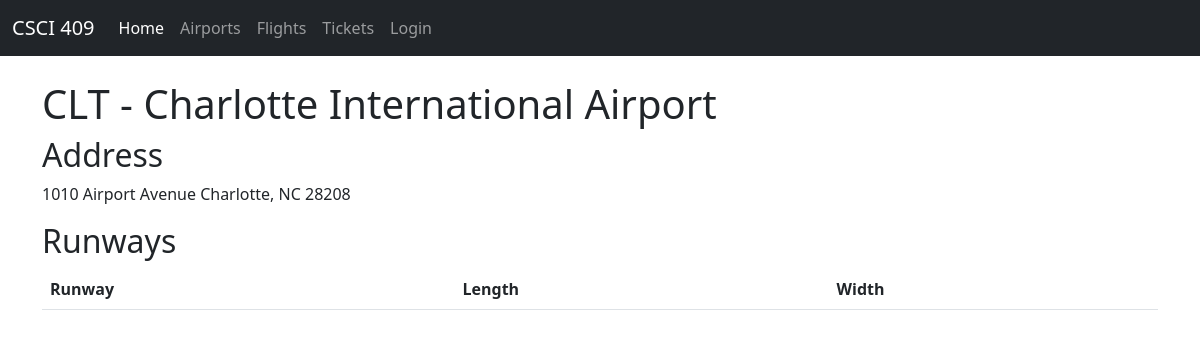
Page /airports/CLT on the committed database.
### airports/models.py (models this page shows)
class Airport(models.Model):
    name = models.CharField(max_length=255)
    airport_code = models.CharField(max_length=3)
    address = models.CharField(max_length=255)
    city = models.CharField(max_length=255)
    state = models.CharField(max_length=2)
    zipcode = models.CharField(max_length=5)
    is_open = models.BooleanField()

### airports/views.py (the view)
# urls.py: path('/<str:airport_code>', views.airport_info),
def airport_info(request, airport_code):
    airports = Airport.objects.filter(airport_code=airport_code)
    context = {'airports': airports}
    return render(request, 'airports/airport.html', context)

### airports/templates/airports/airport.html (shortened to what this page needs)
{% extends 'base.html' %}
{% block content %}
<h1>
    {% for airport in airports %}
        {{airport.airport_code}} - {{airport.name}}
    {%endfor%}
</h1>
<h2>Address</h2>
<p>
    {% for airport in airports %}
        {{airport.address}} {{airport.city}}, {{airport.state}} {{airport.zipcode}}
    {% endfor %}
</p>
<h2>Runways</h2>
<table class="table table-striped">
    <thead>
        <tr>
            <th scope="col">Runway</th>
            <th scope="col">Length</th>
            <th scope="col">Width</th>
        </tr>
    </thead>
</table>
{% endblock %}

### rows in the picture
Airport: airport_code "CLT", name "Charlotte International Airport", address "1010 Airport Avenue", city "Charlotte", state "NC", zipcode "28208"
